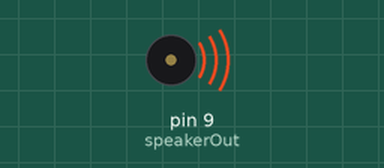
The sketch below on a simulated Arduino Uno, built with avr-gcc and run on an emulated ATmega328P. Parts: buzzer (waves = sounding).

Above: at 0.1 s.
Timing chart, 0 to 1.6 s (numbered marks = the images above):
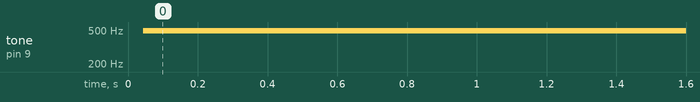

Measured:
- by itself, tone on pin 9 (speakerOut): silent → 490 Hz at 0.04 s

The sketch:

class2-button.ino
```cpp
int speakerOut = 9;
int tone;

void setup() {
pinMode(speakerOut, OUTPUT);

}

void loop() {

tone = 2028;

digitalWrite(speakerOut,HIGH);
delayMicroseconds(tone / 2);
digitalWrite(speakerOut, LOW);
delayMicroseconds(tone / 2);

}
```
